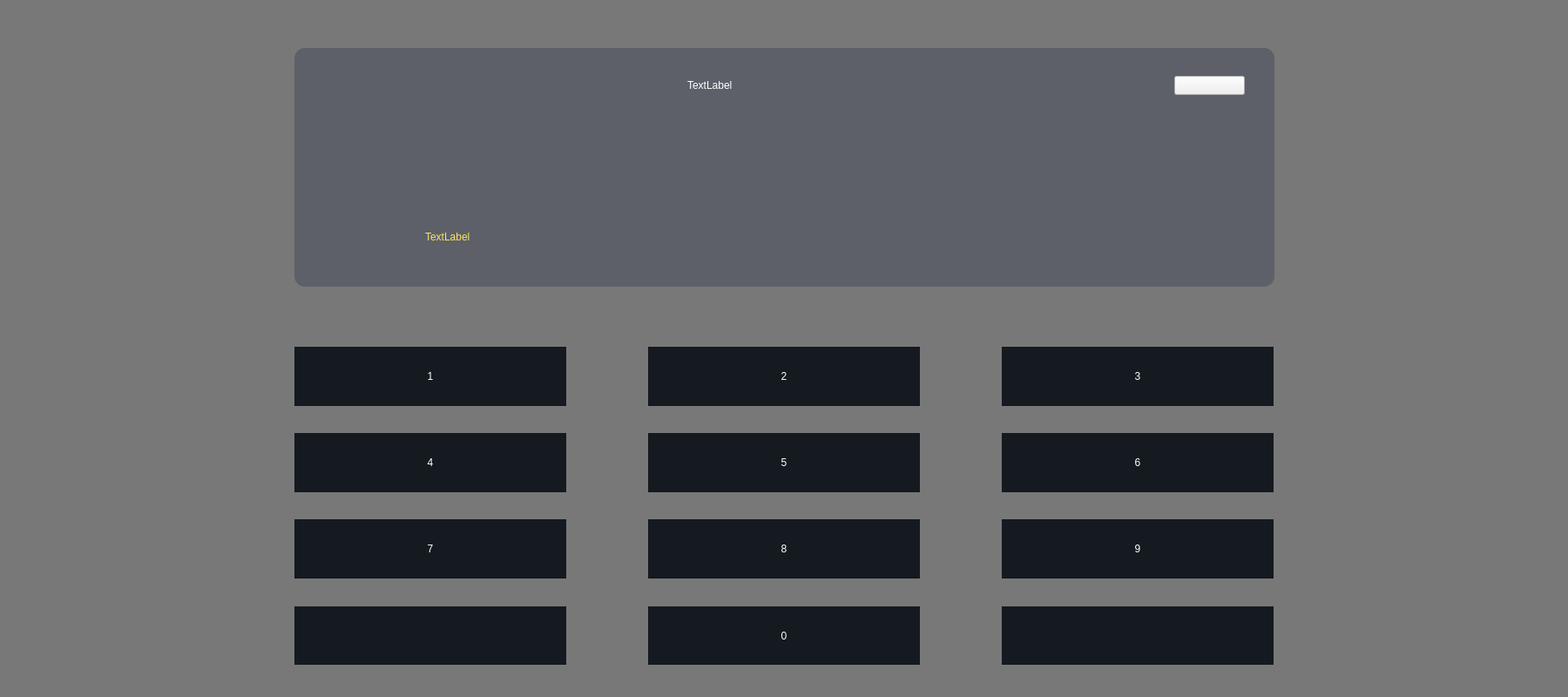
<?xml version="1.0" encoding="UTF-8"?>
<ui version="4.0">
 <class>WidgetSwitch</class>
 <widget class="QWidget" name="WidgetSwitch">
  <property name="geometry">
   <rect>
    <x>0</x>
    <y>0</y>
    <width>1800</width>
    <height>800</height>
   </rect>
  </property>
  <property name="windowTitle">
   <string>Form</string>
  </property>
  <layout class="QGridLayout" name="gridLayout">
   <property name="leftMargin">
    <number>0</number>
   </property>
   <property name="topMargin">
    <number>0</number>
   </property>
   <property name="rightMargin">
    <number>0</number>
   </property>
   <property name="bottomMargin">
    <number>0</number>
   </property>
   <property name="spacing">
    <number>0</number>
   </property>
   <item row="0" column="0">
    <widget class="QWidget" name="widget_6" native="true">
     <property name="styleSheet">
      <string notr="true">#widget_6{background-color: rgba(0, 0, 0, 0.5);}</string>
     </property>
     <layout class="QVBoxLayout" name="verticalLayout" stretch="40,200,20,324">
      <property name="spacing">
       <number>0</number>
      </property>
      <property name="leftMargin">
       <number>0</number>
      </property>
      <property name="topMargin">
       <number>0</number>
      </property>
      <property name="rightMargin">
       <number>0</number>
      </property>
      <property name="bottomMargin">
       <number>0</number>
      </property>
      <item>
       <spacer name="verticalSpacer">
        <property name="orientation">
         <enum>Qt::Vertical</enum>
        </property>
        <property name="sizeHint" stdset="0">
         <size>
          <width>20</width>
          <height>40</height>
         </size>
        </property>
       </spacer>
      </item>
      <item>
       <layout class="QHBoxLayout" name="horizontalLayout" stretch="180,600,180">
        <property name="spacing">
         <number>0</number>
        </property>
        <item>
         <spacer name="horizontalSpacer">
          <property name="orientation">
           <enum>Qt::Horizontal</enum>
          </property>
          <property name="sizeHint" stdset="0">
           <size>
            <width>40</width>
            <height>20</height>
           </size>
          </property>
         </spacer>
        </item>
        <item>
         <widget class="QWidget" name="widget_3" native="true">
          <property name="styleSheet">
           <string notr="true">#widget_3{background-color: rgb(93, 96, 104);border-radius:12px;}
</string>
          </property>
          <layout class="QVBoxLayout" name="verticalLayout_2" stretch="21,34,37,50,15,12,31">
           <property name="spacing">
            <number>0</number>
           </property>
           <property name="leftMargin">
            <number>0</number>
           </property>
           <property name="topMargin">
            <number>0</number>
           </property>
           <property name="rightMargin">
            <number>0</number>
           </property>
           <property name="bottomMargin">
            <number>0</number>
           </property>
           <item>
            <spacer name="verticalSpacer_4">
             <property name="orientation">
              <enum>Qt::Vertical</enum>
             </property>
             <property name="sizeHint" stdset="0">
              <size>
               <width>20</width>
               <height>40</height>
              </size>
             </property>
            </spacer>
           </item>
           <item>
            <layout class="QHBoxLayout" name="horizontalLayout_2" stretch="240,121,177,43,18">
             <property name="spacing">
              <number>0</number>
             </property>
             <item>
              <spacer name="horizontalSpacer_3">
               <property name="orientation">
                <enum>Qt::Horizontal</enum>
               </property>
               <property name="sizeHint" stdset="0">
                <size>
                 <width>40</width>
                 <height>20</height>
                </size>
               </property>
              </spacer>
             </item>
             <item>
              <widget class="QLabel" name="label_title">
               <property name="styleSheet">
                <string notr="true">QLabel{background-color: rgb(255, 255, 255, 0);color: rgb(255, 255, 255);border:none;}

</string>
               </property>
               <property name="text">
                <string>TextLabel</string>
               </property>
              </widget>
             </item>
             <item>
              <spacer name="horizontalSpacer_4">
               <property name="orientation">
                <enum>Qt::Horizontal</enum>
               </property>
               <property name="sizeHint" stdset="0">
                <size>
                 <width>40</width>
                 <height>20</height>
                </size>
               </property>
              </spacer>
             </item>
             <item>
              <widget class="QPushButton" name="pushButton">
               <property name="styleSheet">
                <string notr="true">border-image: url(:/image/plus.png);</string>
               </property>
               <property name="text">
                <string/>
               </property>
              </widget>
             </item>
             <item>
              <spacer name="horizontalSpacer_5">
               <property name="orientation">
                <enum>Qt::Horizontal</enum>
               </property>
               <property name="sizeHint" stdset="0">
                <size>
                 <width>40</width>
                 <height>20</height>
                </size>
               </property>
              </spacer>
             </item>
            </layout>
           </item>
           <item>
            <spacer name="verticalSpacer_5">
             <property name="orientation">
              <enum>Qt::Vertical</enum>
             </property>
             <property name="sizeHint" stdset="0">
              <size>
               <width>20</width>
               <height>40</height>
              </size>
             </property>
            </spacer>
           </item>
           <item>
            <layout class="QHBoxLayout" name="horizontalLayout_3">
             <property name="spacing">
              <number>0</number>
             </property>
            </layout>
           </item>
           <item>
            <spacer name="verticalSpacer_6">
             <property name="orientation">
              <enum>Qt::Vertical</enum>
             </property>
             <property name="sizeHint" stdset="0">
              <size>
               <width>20</width>
               <height>40</height>
              </size>
             </property>
            </spacer>
           </item>
           <item>
            <layout class="QHBoxLayout" name="horizontalLayout_4" stretch="80,113,407">
             <property name="spacing">
              <number>0</number>
             </property>
             <item>
              <spacer name="horizontalSpacer_14">
               <property name="orientation">
                <enum>Qt::Horizontal</enum>
               </property>
               <property name="sizeHint" stdset="0">
                <size>
                 <width>40</width>
                 <height>20</height>
                </size>
               </property>
              </spacer>
             </item>
             <item>
              <widget class="QLabel" name="label_tip">
               <property name="styleSheet">
                <string notr="true">QLabel{background-color: rgb(255, 255, 255, 0);color: rgb(255, 226, 96);border:none;}

</string>
               </property>
               <property name="text">
                <string>TextLabel</string>
               </property>
              </widget>
             </item>
             <item>
              <spacer name="horizontalSpacer_13">
               <property name="orientation">
                <enum>Qt::Horizontal</enum>
               </property>
               <property name="sizeHint" stdset="0">
                <size>
                 <width>40</width>
                 <height>20</height>
                </size>
               </property>
              </spacer>
             </item>
            </layout>
           </item>
           <item>
            <spacer name="verticalSpacer_3">
             <property name="orientation">
              <enum>Qt::Vertical</enum>
             </property>
             <property name="sizeHint" stdset="0">
              <size>
               <width>20</width>
               <height>40</height>
              </size>
             </property>
            </spacer>
           </item>
          </layout>
         </widget>
        </item>
        <item>
         <spacer name="horizontalSpacer_2">
          <property name="orientation">
           <enum>Qt::Horizontal</enum>
          </property>
          <property name="sizeHint" stdset="0">
           <size>
            <width>40</width>
            <height>20</height>
           </size>
          </property>
         </spacer>
        </item>
       </layout>
      </item>
      <item>
       <spacer name="verticalSpacer_2">
        <property name="orientation">
         <enum>Qt::Vertical</enum>
        </property>
        <property name="sizeHint" stdset="0">
         <size>
          <width>20</width>
          <height>40</height>
         </size>
        </property>
       </spacer>
      </item>
      <item>
       <widget class="QWidget" name="widget_2" native="true">
        <layout class="QVBoxLayout" name="verticalLayout_3" stretch="16,323">
         <property name="spacing">
          <number>0</number>
         </property>
         <property name="leftMargin">
          <number>0</number>
         </property>
         <property name="topMargin">
          <number>0</number>
         </property>
         <property name="rightMargin">
          <number>0</number>
         </property>
         <property name="bottomMargin">
          <number>0</number>
         </property>
         <item>
          <widget class="QWidget" name="widget_4" native="true"/>
         </item>
         <item>
          <widget class="QWidget" name="widget_5" native="true">
           <layout class="QVBoxLayout" name="verticalLayout_4" stretch="16,51,24,51,24,51,24,51,28">
            <property name="spacing">
             <number>0</number>
            </property>
            <property name="leftMargin">
             <number>0</number>
            </property>
            <property name="topMargin">
             <number>0</number>
            </property>
            <property name="rightMargin">
             <number>0</number>
            </property>
            <property name="bottomMargin">
             <number>0</number>
            </property>
            <item>
             <spacer name="verticalSpacer_7">
              <property name="orientation">
               <enum>Qt::Vertical</enum>
              </property>
              <property name="sizeHint" stdset="0">
               <size>
                <width>20</width>
                <height>9</height>
               </size>
              </property>
             </spacer>
            </item>
            <item>
             <layout class="QHBoxLayout" name="horizontalLayout_5" stretch="180,166,50,166,50,166,180">
              <property name="spacing">
               <number>0</number>
              </property>
              <item>
               <spacer name="horizontalSpacer_15">
                <property name="orientation">
                 <enum>Qt::Horizontal</enum>
                </property>
                <property name="sizeHint" stdset="0">
                 <size>
                  <width>40</width>
                  <height>20</height>
                 </size>
                </property>
               </spacer>
              </item>
              <item>
               <widget class="QPushButton" name="pushButton_2">
                <property name="sizePolicy">
                 <sizepolicy hsizetype="Preferred" vsizetype="Preferred">
                  <horstretch>0</horstretch>
                  <verstretch>0</verstretch>
                 </sizepolicy>
                </property>
                <property name="styleSheet">
                 <string notr="true">QPushButton{background-color: rgb(20, 26, 31);
color: rgb(255, 255, 255);border:none;}
</string>
                </property>
                <property name="text">
                 <string>1</string>
                </property>
               </widget>
              </item>
              <item>
               <spacer name="horizontalSpacer_17">
                <property name="orientation">
                 <enum>Qt::Horizontal</enum>
                </property>
                <property name="sizeHint" stdset="0">
                 <size>
                  <width>40</width>
                  <height>20</height>
                 </size>
                </property>
               </spacer>
              </item>
              <item>
               <widget class="QPushButton" name="pushButton_3">
                <property name="sizePolicy">
                 <sizepolicy hsizetype="Preferred" vsizetype="Preferred">
                  <horstretch>0</horstretch>
                  <verstretch>0</verstretch>
                 </sizepolicy>
                </property>
                <property name="styleSheet">
                 <string notr="true">QPushButton{background-color: rgb(20, 26, 31);
color: rgb(255, 255, 255);border:none;}</string>
                </property>
                <property name="text">
                 <string>2</string>
                </property>
               </widget>
              </item>
              <item>
               <spacer name="horizontalSpacer_18">
                <property name="orientation">
                 <enum>Qt::Horizontal</enum>
                </property>
                <property name="sizeHint" stdset="0">
                 <size>
                  <width>40</width>
                  <height>20</height>
                 </size>
                </property>
               </spacer>
              </item>
              <item>
               <widget class="QPushButton" name="pushButton_4">
                <property name="sizePolicy">
                 <sizepolicy hsizetype="Preferred" vsizetype="Preferred">
                  <horstretch>0</horstretch>
                  <verstretch>0</verstretch>
                 </sizepolicy>
                </property>
                <property name="styleSheet">
                 <string notr="true">QPushButton{background-color: rgb(20, 26, 31);
color: rgb(255, 255, 255);border:none;}</string>
                </property>
                <property name="text">
                 <string>3</string>
                </property>
               </widget>
              </item>
              <item>
               <spacer name="horizontalSpacer_16">
                <property name="orientation">
                 <enum>Qt::Horizontal</enum>
                </property>
                <property name="sizeHint" stdset="0">
                 <size>
                  <width>40</width>
                  <height>20</height>
                 </size>
                </property>
               </spacer>
              </item>
             </layout>
            </item>
            <item>
             <spacer name="verticalSpacer_9">
              <property name="orientation">
               <enum>Qt::Vertical</enum>
              </property>
              <property name="sizeHint" stdset="0">
               <size>
                <width>20</width>
                <height>40</height>
               </size>
              </property>
             </spacer>
            </item>
            <item>
             <layout class="QHBoxLayout" name="horizontalLayout_6" stretch="180,166,50,166,50,166,180">
              <property name="spacing">
               <number>0</number>
              </property>
              <item>
               <spacer name="horizontalSpacer_20">
                <property name="orientation">
                 <enum>Qt::Horizontal</enum>
                </property>
                <property name="sizeHint" stdset="0">
                 <size>
                  <width>40</width>
                  <height>20</height>
                 </size>
                </property>
               </spacer>
              </item>
              <item>
               <widget class="QPushButton" name="pushButton_5">
                <property name="sizePolicy">
                 <sizepolicy hsizetype="Preferred" vsizetype="Preferred">
                  <horstretch>0</horstretch>
                  <verstretch>0</verstretch>
                 </sizepolicy>
                </property>
                <property name="styleSheet">
                 <string notr="true">QPushButton{background-color: rgb(20, 26, 31);
color: rgb(255, 255, 255);border:none;}</string>
                </property>
                <property name="text">
                 <string>4</string>
                </property>
               </widget>
              </item>
              <item>
               <spacer name="horizontalSpacer_23">
                <property name="orientation">
                 <enum>Qt::Horizontal</enum>
                </property>
                <property name="sizeHint" stdset="0">
                 <size>
                  <width>40</width>
                  <height>20</height>
                 </size>
                </property>
               </spacer>
              </item>
              <item>
               <widget class="QPushButton" name="pushButton_6">
                <property name="sizePolicy">
                 <sizepolicy hsizetype="Preferred" vsizetype="Preferred">
                  <horstretch>0</horstretch>
                  <verstretch>0</verstretch>
                 </sizepolicy>
                </property>
                <property name="styleSheet">
                 <string notr="true">QPushButton{background-color: rgb(20, 26, 31);
color: rgb(255, 255, 255);border:none;}</string>
                </property>
                <property name="text">
                 <string>5</string>
                </property>
               </widget>
              </item>
              <item>
               <spacer name="horizontalSpacer_24">
                <property name="orientation">
                 <enum>Qt::Horizontal</enum>
                </property>
                <property name="sizeHint" stdset="0">
                 <size>
                  <width>40</width>
                  <height>20</height>
                 </size>
                </property>
               </spacer>
              </item>
              <item>
               <widget class="QPushButton" name="pushButton_7">
                <property name="sizePolicy">
                 <sizepolicy hsizetype="Preferred" vsizetype="Preferred">
                  <horstretch>0</horstretch>
                  <verstretch>0</verstretch>
                 </sizepolicy>
                </property>
                <property name="styleSheet">
                 <string notr="true">QPushButton{background-color: rgb(20, 26, 31);
color: rgb(255, 255, 255);border:none;}</string>
                </property>
                <property name="text">
                 <string>6</string>
                </property>
               </widget>
              </item>
              <item>
               <spacer name="horizontalSpacer_19">
                <property name="orientation">
                 <enum>Qt::Horizontal</enum>
                </property>
                <property name="sizeHint" stdset="0">
                 <size>
                  <width>40</width>
                  <height>20</height>
                 </size>
                </property>
               </spacer>
              </item>
             </layout>
            </item>
            <item>
             <spacer name="verticalSpacer_10">
              <property name="orientation">
               <enum>Qt::Vertical</enum>
              </property>
              <property name="sizeHint" stdset="0">
               <size>
                <width>20</width>
                <height>40</height>
               </size>
              </property>
             </spacer>
            </item>
            <item>
             <layout class="QHBoxLayout" name="horizontalLayout_7" stretch="180,166,50,166,50,166,180">
              <property name="spacing">
               <number>0</number>
              </property>
              <item>
               <spacer name="horizontalSpacer_21">
                <property name="orientation">
                 <enum>Qt::Horizontal</enum>
                </property>
                <property name="sizeHint" stdset="0">
                 <size>
                  <width>40</width>
                  <height>20</height>
                 </size>
                </property>
               </spacer>
              </item>
              <item>
               <widget class="QPushButton" name="pushButton_8">
                <property name="sizePolicy">
                 <sizepolicy hsizetype="Preferred" vsizetype="Preferred">
                  <horstretch>0</horstretch>
                  <verstretch>0</verstretch>
                 </sizepolicy>
                </property>
                <property name="styleSheet">
                 <string notr="true">QPushButton{background-color: rgb(20, 26, 31);
color: rgb(255, 255, 255);border:none;}</string>
                </property>
                <property name="text">
                 <string>7</string>
                </property>
               </widget>
              </item>
              <item>
               <spacer name="horizontalSpacer_25">
                <property name="orientation">
                 <enum>Qt::Horizontal</enum>
                </property>
                <property name="sizeHint" stdset="0">
                 <size>
                  <width>40</width>
                  <height>20</height>
                 </size>
                </property>
               </spacer>
              </item>
              <item>
               <widget class="QPushButton" name="pushButton_9">
                <property name="sizePolicy">
                 <sizepolicy hsizetype="Preferred" vsizetype="Preferred">
                  <horstretch>0</horstretch>
                  <verstretch>0</verstretch>
                 </sizepolicy>
                </property>
                <property name="styleSheet">
                 <string notr="true">QPushButton{background-color: rgb(20, 26, 31);
color: rgb(255, 255, 255);border:none;}</string>
                </property>
                <property name="text">
                 <string>8</string>
                </property>
               </widget>
              </item>
              <item>
               <spacer name="horizontalSpacer_26">
                <property name="orientation">
                 <enum>Qt::Horizontal</enum>
                </property>
                <property name="sizeHint" stdset="0">
                 <size>
                  <width>40</width>
                  <height>20</height>
                 </size>
                </property>
               </spacer>
              </item>
              <item>
               <widget class="QPushButton" name="pushButton_10">
                <property name="sizePolicy">
                 <sizepolicy hsizetype="Preferred" vsizetype="Preferred">
                  <horstretch>0</horstretch>
                  <verstretch>0</verstretch>
                 </sizepolicy>
                </property>
                <property name="styleSheet">
                 <string notr="true">QPushButton{background-color: rgb(20, 26, 31);
color: rgb(255, 255, 255);border:none;}</string>
                </property>
                <property name="text">
                 <string>9</string>
                </property>
               </widget>
              </item>
              <item>
               <spacer name="horizontalSpacer_22">
                <property name="orientation">
                 <enum>Qt::Horizontal</enum>
                </property>
                <property name="sizeHint" stdset="0">
                 <size>
                  <width>40</width>
                  <height>20</height>
                 </size>
                </property>
               </spacer>
              </item>
             </layout>
            </item>
            <item>
             <spacer name="verticalSpacer_11">
              <property name="orientation">
               <enum>Qt::Vertical</enum>
              </property>
              <property name="sizeHint" stdset="0">
               <size>
                <width>20</width>
                <height>40</height>
               </size>
              </property>
             </spacer>
            </item>
            <item>
             <layout class="QHBoxLayout" name="horizontalLayout_8" stretch="180,166,50,166,50,166,180">
              <property name="spacing">
               <number>0</number>
              </property>
              <item>
               <spacer name="horizontalSpacer_28">
                <property name="orientation">
                 <enum>Qt::Horizontal</enum>
                </property>
                <property name="sizeHint" stdset="0">
                 <size>
                  <width>40</width>
                  <height>20</height>
                 </size>
                </property>
               </spacer>
              </item>
              <item>
               <widget class="QPushButton" name="pushButton_11">
                <property name="sizePolicy">
                 <sizepolicy hsizetype="Preferred" vsizetype="Preferred">
                  <horstretch>0</horstretch>
                  <verstretch>0</verstretch>
                 </sizepolicy>
                </property>
                <property name="styleSheet">
                 <string notr="true">QPushButton{background-color: rgb(20, 26, 31);
color: rgb(255, 255, 255);border:none;}</string>
                </property>
                <property name="text">
                 <string/>
                </property>
               </widget>
              </item>
              <item>
               <spacer name="horizontalSpacer_29">
                <property name="orientation">
                 <enum>Qt::Horizontal</enum>
                </property>
                <property name="sizeHint" stdset="0">
                 <size>
                  <width>40</width>
                  <height>20</height>
                 </size>
                </property>
               </spacer>
              </item>
              <item>
               <widget class="QPushButton" name="pushButton_12">
                <property name="sizePolicy">
                 <sizepolicy hsizetype="Preferred" vsizetype="Preferred">
                  <horstretch>0</horstretch>
                  <verstretch>0</verstretch>
                 </sizepolicy>
                </property>
                <property name="styleSheet">
                 <string notr="true">QPushButton{background-color: rgb(20, 26, 31);
color: rgb(255, 255, 255);border:none;}</string>
                </property>
                <property name="text">
                 <string>0</string>
                </property>
               </widget>
              </item>
              <item>
               <spacer name="horizontalSpacer_30">
                <property name="orientation">
                 <enum>Qt::Horizontal</enum>
                </property>
                <property name="sizeHint" stdset="0">
                 <size>
                  <width>40</width>
                  <height>20</height>
                 </size>
                </property>
               </spacer>
              </item>
              <item>
               <widget class="QPushButton" name="pushButton_13">
                <property name="sizePolicy">
                 <sizepolicy hsizetype="Preferred" vsizetype="Preferred">
                  <horstretch>0</horstretch>
                  <verstretch>0</verstretch>
                 </sizepolicy>
                </property>
                <property name="styleSheet">
                 <string notr="true">QPushButton{background-color: rgb(20, 26, 31);
color: rgb(255, 255, 255);border:none;}</string>
                </property>
                <property name="text">
                 <string/>
                </property>
               </widget>
              </item>
              <item>
               <spacer name="horizontalSpacer_27">
                <property name="orientation">
                 <enum>Qt::Horizontal</enum>
                </property>
                <property name="sizeHint" stdset="0">
                 <size>
                  <width>40</width>
                  <height>20</height>
                 </size>
                </property>
               </spacer>
              </item>
             </layout>
            </item>
            <item>
             <spacer name="verticalSpacer_8">
              <property name="orientation">
               <enum>Qt::Vertical</enum>
              </property>
              <property name="sizeHint" stdset="0">
               <size>
                <width>20</width>
                <height>18</height>
               </size>
              </property>
             </spacer>
            </item>
           </layout>
          </widget>
         </item>
        </layout>
       </widget>
      </item>
     </layout>
    </widget>
   </item>
  </layout>
 </widget>
 <resources/>
 <connections/>
</ui>
